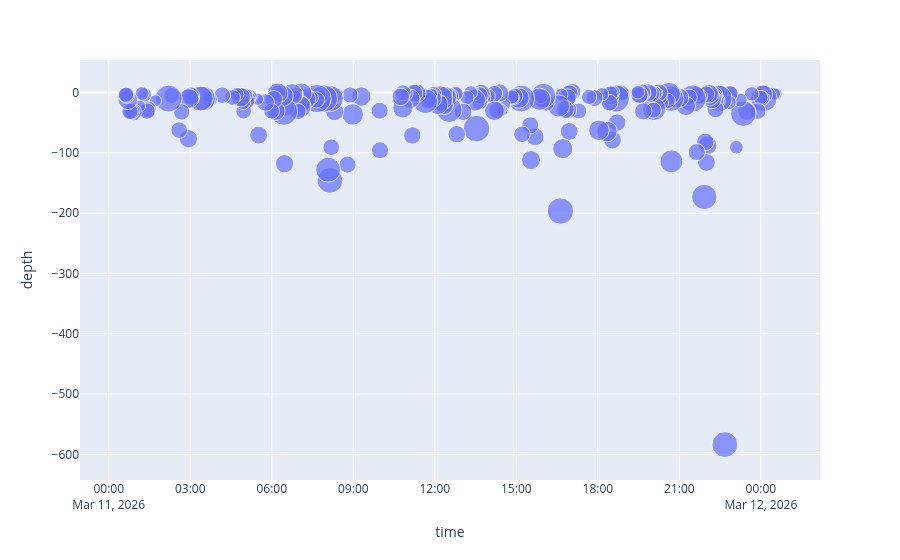

This figure's notebook cell:
### Code cell
fig = px.scatter(df, x='time', y='depth',
                    size = 'magnitude',
                    hover_name = 'title')

fig.show()

### Figure 1 — Plotly figure (JSON) as saved in the notebook; plotly's stock layout.template omitted (floating-point values rounded to 4 significant figures; data arrays with more than 128 entries replaced by an {"elided": "..."} marker saying what was removed)
{"data": [{"hovertemplate": "<b>%{hovertext}</b><br><br>time=%{x}<br>depth=%{y}<br>magnitude=%{marker.size}<extra></extra>", "hovertext": {"elided": "230 str values"}, "legendgroup": "", "marker": {"color": "#636efa", "size": {"elided": "230 float values"}, "sizemode": "area", "sizeref": 0.01375, "symbol": "circle"}, "mode": "markers", "name": "", "orientation": "v", "showlegend": false, "type": "scatter", "x": {"elided": "230 str values"}, "xaxis": "x", "y": {"elided": "230 float values"}, "yaxis": "y"}], "layout": {"legend": {"itemsizing": "constant", "tracegroupgap": 0}, "margin": {"t": 60}, "xaxis": {"anchor": "y", "domain": [0, 1], "title": {"text": "time"}}, "yaxis": {"anchor": "x", "domain": [0, 1], "title": {"text": "depth"}}}}
